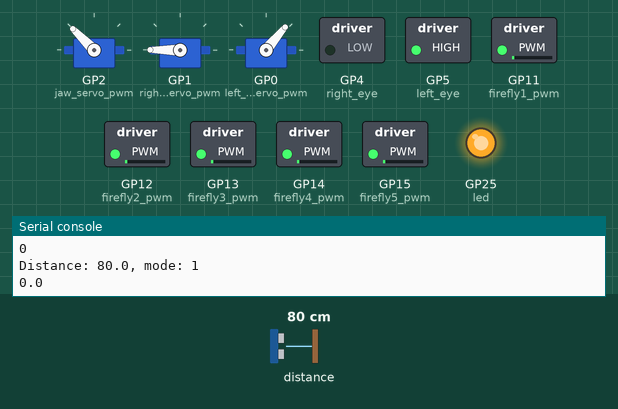
This program was run on a simulated Raspberry Pi Pico running CircuitPython. Parts: 3 × servo, switched loads named in the program (green lamp = pin HIGH), output pins drawn as LEDs (lit = HIGH), the last lines printed to the serial console. The inputs (shaded band) are chosen by the test bench; at power-on: distance to the obstacle 80 cm.

Above: at 5.2 s.
5.3 s: distance to the obstacle set to 74 cm
8.4 s: distance to the obstacle set to 65 cm
At 10.1 s:
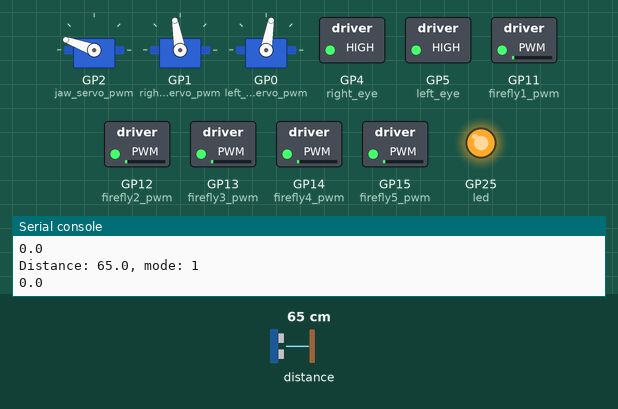
11.5 s: distance to the obstacle set to 299 cm
At 14.0 s:
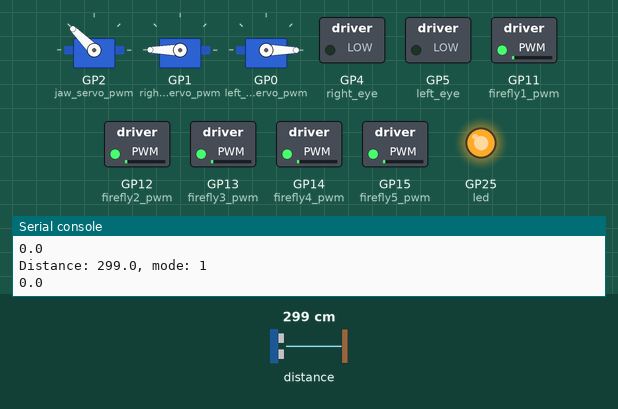
14.3 s: distance to the obstacle set to 254 cm
17.4 s: distance to the obstacle set to 246 cm
At 19.1 s:
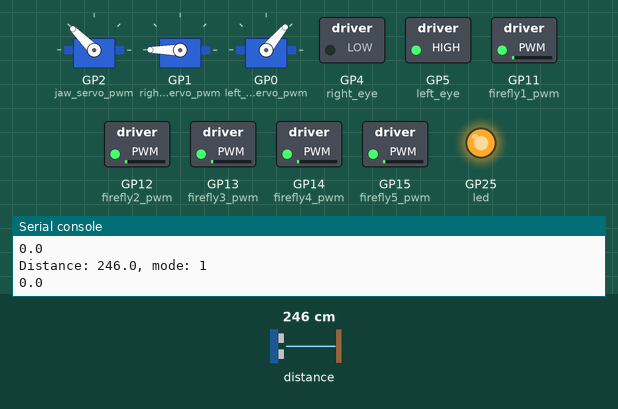
20.5 s: distance to the obstacle set to 253 cm
At 22.0 s:
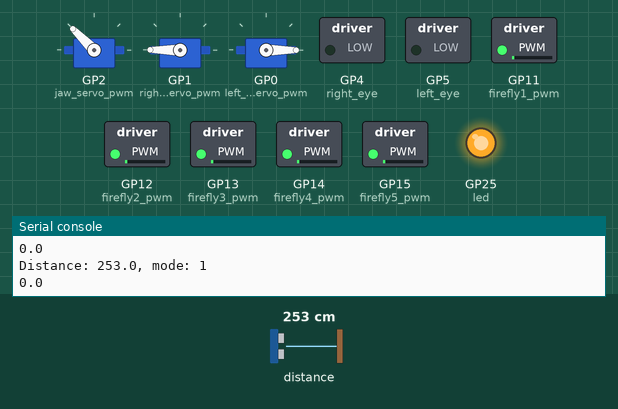
Timing chart, 0 to 34.6 s (numbered marks = the images above; inputs shaded):
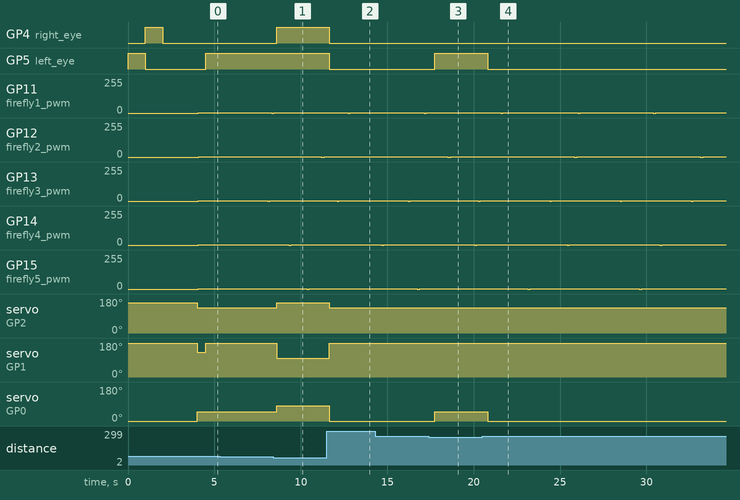

Measured:
- the behaviour switches between 71 and 70 cm on distance to the obstacle (found by bisection; images 0 and 1)
- the behaviour switches between 251 and 250 cm on distance to the obstacle (found by bisection; images 2 and 3)
- after the input at 8.4 s, GP4 (right_eye): LOW → HIGH after 0.19 s; servo on GP2 (jaw_servo_pwm): 135° → 160° after 0.19 s; servo on GP1 (right_eye_servo_pwm): 180° → 100° after 0.19 s; servo on GP0 (left_eye_servo_pwm): 50° → 80° after 0.19 s
- after the input at 11.5 s, GP4 (right_eye), GP5 (left_eye): HIGH → LOW after 0.16 s; servo on GP2 (jaw_servo_pwm): 160° → 135° after 0.16 s; servo on GP1 (right_eye_servo_pwm): 100° → 180° after 0.16 s; servo on GP0 (left_eye_servo_pwm): 80° → 0° after 0.16 s
- after the input at 17.4 s, GP5 (left_eye): LOW → HIGH after 0.35 s; servo on GP0 (left_eye_servo_pwm): 0° → 50° after 0.35 s
- after the input at 20.5 s, GP5 (left_eye): HIGH → LOW after 0.30 s; servo on GP0 (left_eye_servo_pwm): 50° → 0° after 0.30 s
- by itself, GP11 (firefly1_pwm): alternates 1/255 for 4.3 s and 0/255 for 0.11 s
- by itself, GP12 (firefly2_pwm): alternates 1/255 for 7.1 s and 0/255 for 0.17 s

The program:

code.py
```python
import time
import digitalio
import board
import busio
import adafruit_vl53l1x
import pwmio
from adafruit_motor import servo


def average(list):
    listsum = 0
    for i in list:
        listsum += i
    average = listsum/len(list)

    return average

def slope(list,interval):
    #find local slope
    try:
        slope = (list[99] - list[98])/(interval)
        return slope
    except:
        return 0


def glow(led, interval, min_dc = 0, max_dc = 200, step = 5):
    # Function to glow an LED firefly at a predefined frequency
    led.duty_cycle = min_dc
    curr_time = prev_time = time.monotonic()
    fade = False
    while True:
        curr_time = time.monotonic()
        diff_time = curr_time - prev_time
        if diff_time > interval:
            #print(led.duty_cycle)
            #print(fade)
            if led.duty_cycle in range(min_dc-1,max_dc+1) and fade == False:
                if led.duty_cycle >= max_dc:
                    fade = True
                else:
                    led.duty_cycle += step
            elif led.duty_cycle in range (min_dc-1,max_dc+1) and fade == True:
                if led.duty_cycle <= min_dc:
                    fade = False
                else:
                    led.duty_cycle += -step
            prev_time = time.monotonic()

        yield led.duty_cycle

def wiggle(servo, interval, min_dc = 0, max_dc = 180, step = 5):
    # Function to wiggle jaw so it "laughs" at a predefined frequency
    servo.angle = min_dc
    curr_time = prev_time = time.monotonic()
    fade = False
    while True:
        curr_time = time.monotonic()
        diff_time = curr_time - prev_time
        if diff_time > interval:
            print(servo.angle)
            print(fade)
            if int(servo.angle) in range(min_dc-step,max_dc+step) and fade == False:
                #print('debug')
                if int(servo.angle) >= max_dc-1:
                    fade = True
                else:
                    servo.angle += step
            elif int(servo.angle) in range (min_dc-step,max_dc+step) and fade == True:
                #print('debug')
                if int(servo.angle) <= min_dc+1:
                    fade = False
                else:
                    servo.angle += -step
            else:
                print('debug')
                pass
            prev_time = time.monotonic()

        yield servo.angle

# Initialize I2C communication object
i2c = busio.I2C(board.GP27,board.GP26)

# Initialize vl53l1x distance sensor object
vl53 = adafruit_vl53l1x.VL53L1X(i2c)
# Start sensor in LONG distance mode
vl53.distance_mode = 1
vl53.timing_budget = 50
# Start distance sensor ranging
vl53.start_ranging()

# Define status LED for debugging
led = digitalio.DigitalInOut(board.LED)
led.direction = digitalio.Direction.OUTPUT
# Turn on LED to signal code is running
led.value = True

# Define firefly-led control pin
firefly1_pwm = pwmio.PWMOut(board.GP11,frequency = 5000)
firefly1 = glow(firefly1_pwm,0.05)
firefly2_pwm = pwmio.PWMOut(board.GP12,frequency = 5000)
firefly2 = glow(firefly2_pwm,0.08)
firefly3_pwm = pwmio.PWMOut(board.GP13,frequency = 5000)
firefly3 = glow(firefly3_pwm,0.04)
firefly4_pwm = pwmio.PWMOut(board.GP14,frequency = 5000)
firefly4 = glow(firefly4_pwm,0.06)
firefly5_pwm = pwmio.PWMOut(board.GP15,frequency = 5000)
firefly5 = glow(firefly5_pwm,0.07)
fireflies = [firefly1, firefly2, firefly3, firefly4, firefly5]

# Define eye-led control pins
left_eye = digitalio.DigitalInOut(board.GP5)
left_eye.direction = digitalio.Direction.OUTPUT
right_eye = digitalio.DigitalInOut(board.GP4)
right_eye.direction = digitalio.Direction.OUTPUT
left_eye.value = True
time.sleep(1)
left_eye.value = False
right_eye.value = True
time.sleep(1)
right_eye.value = False
print('Eyes tested')

# Define digital output pin to control servo for jaw
jaw_servo_pwm = pwmio.PWMOut(board.GP2, duty_cycle=2**15, frequency = 50)
jaw_servo = servo.Servo(jaw_servo_pwm, min_pulse = 1000, max_pulse = 2000)
#jaw_wiggle = wiggle(jaw_servo,0.01, min_dc = 145, max_dc = 165)
# Define digital output pin to control servo for left eye
right_eye_servo_pwm = pwmio.PWMOut(board.GP1, duty_cycle=2**15, frequency = 50)
right_eye_servo = servo.Servo(right_eye_servo_pwm, min_pulse=1000, max_pulse=2150)
#right_eye_wiggle = wiggle(right_eye_servo, 0.1, min_dc = 130, max_dc = 180)
#while True:
    #next(right_eye_wiggle)
# Define digital output pin to control servo for right eye
left_eye_servo_pwm = pwmio.PWMOut(board.GP0, duty_cycle=2**15, frequency = 50)
left_eye_servo = servo.Servo(left_eye_servo_pwm, min_pulse=1000, max_pulse=2050)


time.sleep(1)
# Set initial value for distance
#dist = 0
##_________NOTE________________
## Jaw and right eye servo "closed" position is 180 deg, left eye servo closed position is 0 deg
jaw_servo.angle = 160
right_eye_servo.angle = 180
left_eye_servo.angle = 0
#groupSet(180,servo1,servo2)

time.sleep(1)

jaw_servo.angle = 135
right_eye_servo.angle =130
left_eye_servo.angle =50


# Set up timing variables
curr_time = time.monotonic()
prev_time = time.monotonic()
interval = 0.5
runs = 0

# Set up distance storage array
dist_hist = []
for n in range(0,100):
    dist_hist.append(None)

while True:
    # glow fireflies irrespective of FSM intervals
    for firefly in fireflies:
        next(firefly)
    # Update current time variable for running FSM
    curr_time = time.monotonic()
    diff_time  = curr_time - prev_time
    #print(diff_time)
    if diff_time > interval:
        #print(f"Jaw: {jaw_servo.angle}\r\nRight Eye: {right_eye_servo.angle}\r\nLeft Eye: {left_eye_servo.angle}")
        #print(f'Left eye: {left_eye.value}, right_eye: {right_eye.value}')

        if vl53.data_ready:
            dist = vl53.distance
            print(f'Distance: {dist}, mode: {vl53.distance_mode}')
            if dist is not None:
                dist_hist.pop(0)
                dist_hist.append(dist)
                print(slope(dist_hist,interval))
            else:
                # Toggle between short and long distance modes when passing the transition point
                if vl53.distance_mode == 1:
                    vl53.distance_mode = 2
                elif vl53.distance_mode == 2:
                    vl53.distance_mode = 1

        try:
            if dist <= 70:
                jaw_servo.angle = 160
                right_eye.value = True
                right_eye_servo.angle = 100
                left_eye.value = True
                left_eye_servo.angle = 80
                pass
            elif dist <= 250:
                jaw_servo.angle = 135
                right_eye.value = False
                right_eye_servo.angle = 180
                left_eye.value = True
                left_eye_servo.angle = 50
            else:
                jaw_servo.angle = 135
                right_eye.value = False
                right_eye_servo.angle = 180
                left_eye.value = False
                left_eye_servo.angle = 0

        except TypeError:
            jaw_servo.angle = 135
            right_eye.value = False
            right_eye_servo.angle = 180
            left_eye.value = False
            left_eye_servo.angle = 0

        # Update previous time and run counter at end of run
        prev_time = time.monotonic()
        runs += 1
```
